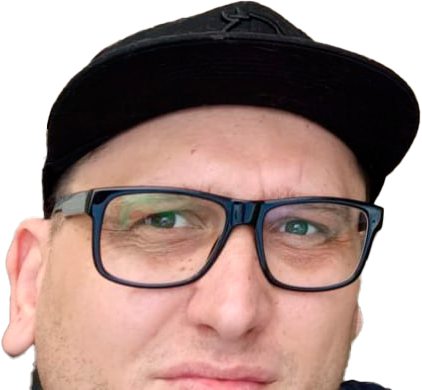
#> input picture overlay.png, 422 x 390 px
$ python -i main.py   (imports and definitions only)
#> lines starting #> are read from the running program, lines starting #| are printed output that depends on the picture
import os
import random
from pyrogram import Client, filters
from PIL import Image
import logging

# --------------------
# Логирование
# --------------------
# [4 lines not run here, left out]

# --------------------
# Конфиг
# --------------------
# [1 line that did not run here, left out]
API_HASH = os.getenv("API_HASH")
BOT_TOKEN = os.getenv("BOT_TOKEN")

OVERLAY_PATH = "overlay.png"
OVERLAY2_PATH = "overlay2.png"

# [1 line that did not run here, left out]


# --------------------
# Функция наложения overlay.png (нижний левый угол, треть ширины)
# --------------------
def overlay_image(base_path, output_path):
#> called with base_path = 'overlay.png', output_path = 'out.png'
    with Image.open(base_path).convert("RGBA") as base_img:
#> base_img is the input picture: PIL image 422x390 RGBA; mean R, G, B, A 136.7, 107.4, 96.9, 192
        width, height = base_img.size
#> width = 422; height = 390
        logging.info(f"Размер исходного изображения: {width}x{height}")

        if not os.path.exists(OVERLAY_PATH):
            raise FileNotFoundError("overlay.png отсутствует на сервере!")

        with Image.open(OVERLAY_PATH).convert("RGBA") as overlay:
            scale_factor = width // 3
#> scale_factor = 140
            overlay_ratio = overlay.height / overlay.width
#> overlay_ratio = 0.924
            new_overlay = overlay.resize((scale_factor, int(scale_factor * overlay_ratio)))
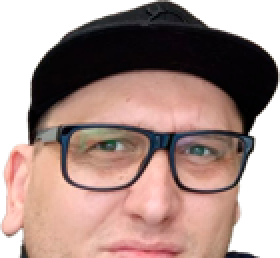
#> new_overlay: PIL image 140x129 RGBA (shown 2 times larger); mean R, G, B, A 107.8, 82.7, 76.4, 192; transparent parts drawn white

            pos_x = 0
            pos_y = height - new_overlay.height
#> pos_y = 261
            base_img.alpha_composite(new_overlay, (pos_x, pos_y))
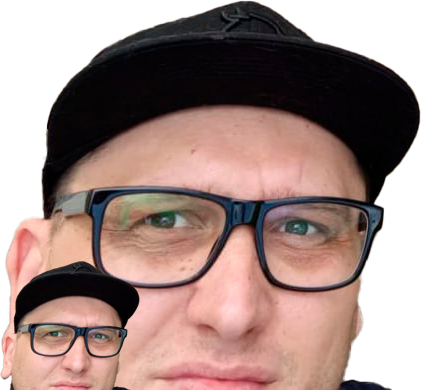
#> base_img: PIL image 422x390 RGBA; mean R, G, B, A 130.1, 102, 92.3, 193.6; transparent parts drawn white
            base_img.save(output_path)


# --------------------
# Функция наложения overlay2.png (случайный размер, место, поворот)
# --------------------
def overlay_image_random(base_path, output_path):
    with Image.open(base_path).convert("RGBA") as base_img:
        width, height = base_img.size
        logging.info(f"Размер исходного изображения: {width}x{height}")

        if not os.path.exists(OVERLAY2_PATH):
            raise FileNotFoundError("overlay2.png отсутствует на сервере!")

        with Image.open(OVERLAY2_PATH).convert("RGBA") as overlay:
            # Случайный размер — от 10% до 50% ширины
            scale_factor = random.randint(width // 10, width // 2)
            overlay_ratio = overlay.height / overlay.width
            overlay_resized = overlay.resize((scale_factor, int(scale_factor * overlay_ratio)))

            # Случайный угол поворота
            angle = random.randint(0, 359)
            overlay_rotated = overlay_resized.rotate(angle, expand=True)

            # Случайное место
            pos_x = random.randint(0, max(0, width - overlay_rotated.width))
            pos_y = random.randint(0, max(0, height - overlay_rotated.height))

            base_img.alpha_composite(overlay_rotated, (pos_x, pos_y))
            base_img.save(output_path)


# --------------------
# Обработка фото с упоминанием бота
# --------------------
# [79 lines not run here, left out]

>>> result = overlay_image('overlay.png', 'out.png')
